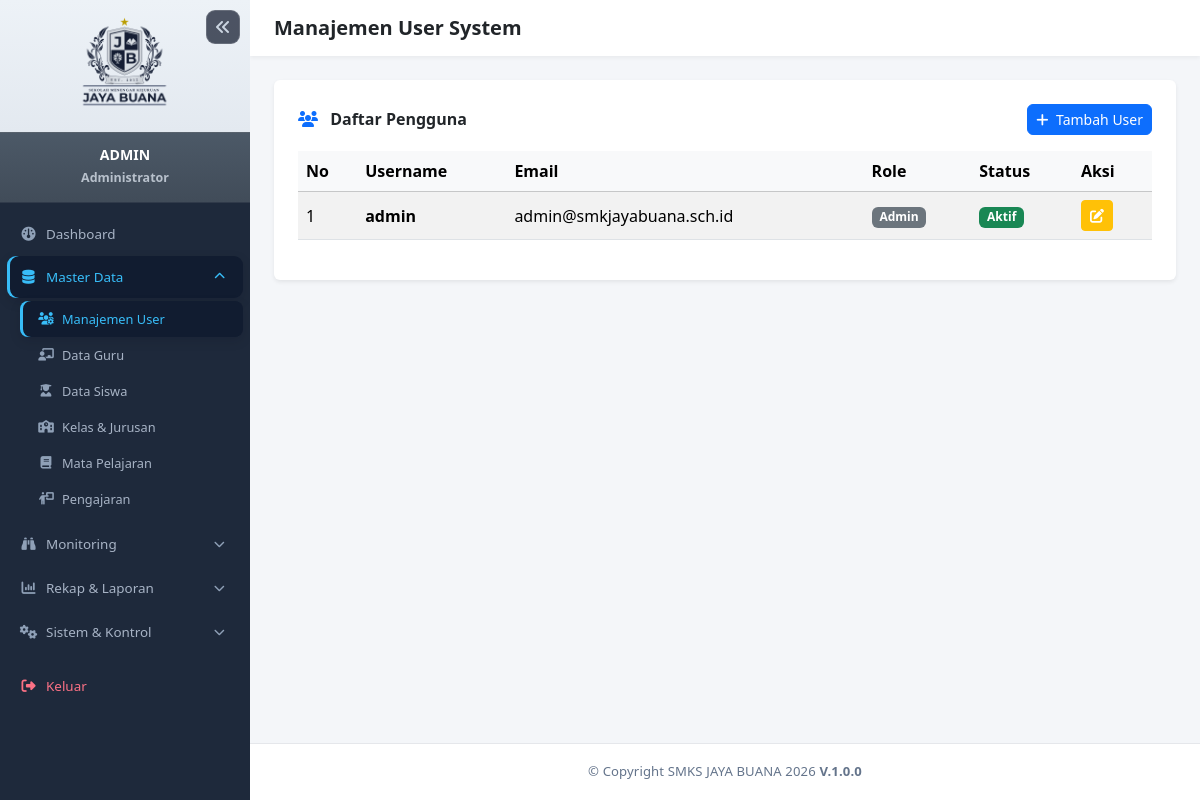
The page /admin/users.php (signed in) on the database its author committed.
### tables this page shows
CREATE TABLE `users` (
  `id` int(10) UNSIGNED NOT NULL,
  `username` varchar(50) NOT NULL,
  `password` varchar(255) NOT NULL,
  `email` varchar(100) DEFAULT NULL,
  `role_id` tinyint(3) UNSIGNED NOT NULL,
  `is_active` tinyint(1) NOT NULL DEFAULT 1,
  `created_at` timestamp NULL DEFAULT current_timestamp(),
  `updated_at` timestamp NULL DEFAULT current_timestamp() ON UPDATE current_timestamp()
);

CREATE TABLE `roles` (
  `id` tinyint(3) UNSIGNED NOT NULL,
  `nama_role` varchar(50) NOT NULL
);

### config/helper.php (called while the page is built, shortened)
<?php
function sanitize($data) {
    return htmlspecialchars(trim($data), ENT_QUOTES, 'UTF-8');
}

### admin/users.php (the view, shortened to what this page needs)
<?php
require_once __DIR__ . '/../includes/header.php';
$db = Database::getInstance();
$users = $db->query("SELECT u.*, r.nama_role FROM users u JOIN roles r ON u.role_id = r.id ORDER BY u.id DESC")->fetchAll();
?>
<?php require_once __DIR__ . '/../includes/sidebar.php'; ?>
<div id="page-content-wrapper">
    <nav class="navbar navbar-expand-lg navbar-light top-navbar px-4 py-3">
        <h5 class="mb-0 fw-bold">Manajemen User System</h5>
    </nav>
    <div class="container-fluid p-4">
        <div class="card border-0 shadow-sm p-4">
            <div class="d-flex justify-content-between align-items-center mb-3">
                <h6 class="fw-bold m-0"><i class="fa-solid fa-users me-2 text-primary"></i> Daftar Pengguna</h6>
                <button class="btn btn-primary btn-sm rounded-2" onclick="openModalCreate()">
                    <i class="fa-solid fa-plus me-1"></i> Tambah User
                </button>
            </div>
            <div class="table-responsive">
                <table id="tableUsers" class="table table-striped table-hover align-middle w-100">
                    <thead class="table-light">
                        <tr>
                            <th>No</th>
                            <th>Username</th>
                            <th>Email</th>
                            <th>Role</th>
                            <th>Status</th>
                            <th>Aksi</th>
                        </tr>
                    </thead>
                    <tbody>
                        <?php foreach($users as $index => $u): ?>
                        <tr>
                            <td><?= $index + 1 ?></td>
                            <td class="fw-semibold"><?= sanitize($u['username']) ?></td>
                            <td><?= sanitize($u['email']) ?></td>
                            <td><span class="badge bg-secondary"><?= sanitize($u['nama_role']) ?></span></td>
                            <td>
                                <?php if($u['is_active']): ?>
                                    <span class="badge bg-success">Aktif</span>
                                <?php else: ?>
                                    <span class="badge bg-danger">Non-Aktif</span>
                                <?php endif; ?>
                            </td>
                            <td>
                                <button class="btn btn-warning btn-sm text-white me-1" onclick="openModalEdit(<?= $u['id'] ?>)">
                                    <i class="fa-solid fa-pen-to-square"></i>
                                </button>
                            </td>
                        </tr>
                        <?php endforeach; ?>
                    </tbody>
                </table>
            </div>
        </div>
    </div>
</div>
<?php require_once __DIR__ . '/../includes/footer.php'; ?>

### includes/header.php (style rules this page uses)
:root { --sidebar-width: 250px; }
body { background-color: #f4f6f9; font-family: 'Segoe UI', Tahoma, Geneva, Verdana, sans-serif; }
#page-content-wrapper { flex-grow: 1; overflow-y: auto; }
.top-navbar { background: #ffffff; box-shadow: 0 2px 4px rgba(0,0,0,0.05); }

### includes/footer.php (style rules this page uses)
#page-content-wrapper { display: flex; flex-direction: column; }

### rows shown on the page
users: username "admin", email "admin@smkjayabuana.sch.id", role.nama_role "Admin", is_active "Aktif"

### other values the page prints
$sidebar_profile_name "ADMIN"
$sidebar_profile_role "Administrator"
